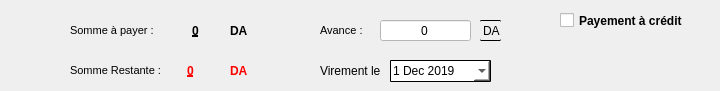
       <widget class="QWidget" name="tab_5">
        <attribute name="title">
         <string>A crédit</string>
        </attribute>
        <attribute name="toolTip">
         <string>Payement â crédit.</string>
        </attribute>
        <widget class="QDateEdit" name="creditVirement">
         <property name="geometry">
          <rect>
           <x>390</x>
           <y>60</y>
           <width>101</width>
           <height>22</height>
          </rect>
         </property>
         <property name="cursor">
          <cursorShape>PointingHandCursor</cursorShape>
         </property>
         <property name="styleSheet">
          <string notr="true">QDateEdit{background-color:white;border:1px solid; border-radius:1px;}</string>
         </property>
         <property name="minimumDate">
          <date>
           <year>2019</year>
           <month>12</month>
           <day>1</day>
          </date>
         </property>
         <property name="calendarPopup">
          <bool>true</bool>
         </property>
        </widget>
        <widget class="QLabel" name="label_35">
         <property name="geometry">
          <rect>
           <x>320</x>
           <y>60</y>
           <width>61</width>
           <height>21</height>
          </rect>
         </property>
         <property name="styleSheet">
          <string notr="true">QLabel{border:0px}</string>
         </property>
         <property name="text">
          <string>Virement le :</string>
         </property>
        </widget>
        <widget class="QLabel" name="label_36">
         <property name="geometry">
          <rect>
           <x>70</x>
           <y>20</y>
           <width>91</width>
           <height>21</height>
          </rect>
         </property>
         <property name="font">
          <font>
           <pointsize>8</pointsize>
           <weight>50</weight>
           <bold>false</bold>
          </font>
         </property>
         <property name="styleSheet">
          <string notr="true">QLabel{border : 0px}</string>
         </property>
         <property name="text">
          <string>Somme à payer :</string>
         </property>
        </widget>
        <widget class="QLabel" name="totalProviderCredit">
         <property name="geometry">
          <rect>
           <x>160</x>
           <y>20</y>
           <width>71</width>
           <height>21</height>
          </rect>
         </property>
         <property name="font">
          <font>
           <weight>75</weight>
           <bold>true</bold>
           <underline>true</underline>
          </font>
         </property>
         <property name="styleSheet">
          <string notr="true">QLabel{border : 0px}</string>
         </property>
         <property name="text">
          <string>0</string>
         </property>
         <property name="alignment">
          <set>Qt::AlignCenter</set>
         </property>
        </widget>
        <widget class="QLabel" name="label_37">
         <property name="geometry">
          <rect>
           <x>230</x>
           <y>20</y>
           <width>21</width>
           <height>21</height>
          </rect>
         </property>
         <property name="font">
          <font>
           <weight>75</weight>
           <bold>true</bold>
          </font>
         </property>
         <property name="styleSheet">
          <string notr="true">QLabel{border : 0px}</string>
         </property>
         <property name="text">
          <string>DA</string>
         </property>
        </widget>
        <widget class="QLabel" name="label_38">
         <property name="geometry">
          <rect>
           <x>320</x>
           <y>20</y>
           <width>51</width>
           <height>21</height>
          </rect>
         </property>
         <property name="font">
          <font>
           <pointsize>8</pointsize>
           <weight>50</weight>
           <bold>false</bold>
          </font>
         </property>
         <property name="styleSheet">
          <string notr="true">QLabel{border : 0px}</string>
         </property>
         <property name="text">
          <string>Avance :</string>
         </property>
        </widget>
        <widget class="QLineEdit" name="creditAvance">
         <property name="geometry">
          <rect>
           <x>380</x>
           <y>20</y>
           <width>91</width>
           <height>21</height>
          </rect>
         </property>
         <property name="styleSheet">
          <string notr="true">background-color:white;</string>
         </property>
         <property name="text">
          <string>0</string>
         </property>
         <property name="cursorPosition">
          <number>1</number>
         </property>
         <property name="alignment">
          <set>Qt::AlignCenter</set>
         </property>
        </widget>
        <widget class="QLabel" name="label_39">
         <property name="geometry">
          <rect>
           <x>480</x>
           <y>20</y>
           <width>21</width>
           <height>21</height>
          </rect>
         </property>
         <property name="font">
          <font>
           <weight>50</weight>
           <bold>false</bold>
          </font>
         </property>
         <property name="styleSheet">
          <string notr="true">QLabel{border:0px;border-bottom : 1px solid;border-top:1px solid; border-radius:1px;}</string>
         </property>
         <property name="text">
          <string>DA</string>
         </property>
        </widget>
        <widget class="QLabel" name="label_40">
         <property name="geometry">
          <rect>
           <x>230</x>
           <y>60</y>
           <width>21</width>
           <height>21</height>
          </rect>
         </property>
         <property name="font">
          <font>
           <weight>75</weight>
           <bold>true</bold>
          </font>
         </property>
         <property name="styleSheet">
          <string notr="true">QLabel{color :#ff0000; border : 0px}</string>
         </property>
         <property name="text">
          <string>DA</string>
         </property>
        </widget>
        <widget class="QLabel" name="label_41">
         <property name="geometry">
          <rect>
           <x>70</x>
           <y>60</y>
           <width>101</width>
           <height>21</height>
          </rect>
         </property>
         <property name="font">
          <font>
           <pointsize>8</pointsize>
           <weight>50</weight>
           <bold>false</bold>
          </font>
         </property>
         <property name="styleSheet">
          <string notr="true">QLabel{border : 0px}</string>
         </property>
         <property name="text">
          <string>Somme Restante :</string>
         </property>
        </widget>
        <widget class="QLabel" name="creditRemain">
         <property name="geometry">
          <rect>
           <x>160</x>
           <y>60</y>
           <width>61</width>
           <height>21</height>
          </rect>
         </property>
         <property name="font">
          <font>
           <weight>75</weight>
           <bold>true</bold>
           <underline>true</underline>
          </font>
         </property>
         <property name="styleSheet">
          <string notr="true">QLabel{color :#ff0000; border : 0px}</string>
         </property>
         <property name="text">
          <string>0</string>
         </property>
         <property name="alignment">
          <set>Qt::AlignCenter</set>
         </property>
        </widget>
        <widget class="QCheckBox" name="checkBoxCredit">
         <property name="geometry">
          <rect>
           <x>560</x>
           <y>10</y>
           <width>151</width>
           <height>21</height>
          </rect>
         </property>
         <property name="font">
          <font>
           <weight>75</weight>
           <bold>true</bold>
          </font>
         </property>
         <property name="cursor">
          <cursorShape>PointingHandCursor</cursorShape>
         </property>
         <property name="text">
          <string>Payement à crédit</string>
         </property>
        </widget>
       </widget>
